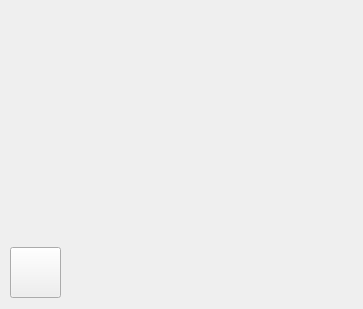
<?xml version="1.0" encoding="UTF-8"?>
<ui version="4.0">
 <class>Widget</class>
 <widget class="QWidget" name="Widget">
  <property name="geometry">
   <rect>
    <x>0</x>
    <y>0</y>
    <width>363</width>
    <height>309</height>
   </rect>
  </property>
  <property name="windowTitle">
   <string>Widget</string>
  </property>
  <widget class="QPushButton" name="OPenRadar">
   <property name="geometry">
    <rect>
     <x>10</x>
     <y>247</y>
     <width>51</width>
     <height>51</height>
    </rect>
   </property>
   <property name="text">
    <string/>
   </property>
   <property name="icon">
    <iconset resource="Icon/Res.qrc">
     <normaloff>:/Icon.png</normaloff>:/Icon.png</iconset>
   </property>
   <property name="iconSize">
    <size>
     <width>50</width>
     <height>50</height>
    </size>
   </property>
  </widget>
 </widget>
 <resources>
  <include location="Icon/Res.qrc"/>
 </resources>
 <connections/>
</ui>
